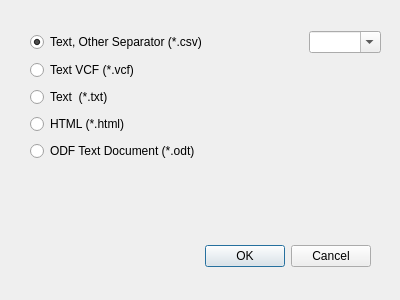
<?xml version="1.0" encoding="UTF-8"?>
<ui version="4.0">
 <class>ExportOptions</class>
 <widget class="QDialog" name="ExportOptions">
  <property name="geometry">
   <rect>
    <x>0</x>
    <y>0</y>
    <width>400</width>
    <height>300</height>
   </rect>
  </property>
  <property name="windowTitle">
   <string>Dialog</string>
  </property>
  <widget class="QDialogButtonBox" name="buttonBox">
   <property name="geometry">
    <rect>
     <x>30</x>
     <y>240</y>
     <width>341</width>
     <height>32</height>
    </rect>
   </property>
   <property name="orientation">
    <enum>Qt::Horizontal</enum>
   </property>
   <property name="standardButtons">
    <set>QDialogButtonBox::Cancel|QDialogButtonBox::Ok</set>
   </property>
  </widget>
  <widget class="QWidget" name="layoutWidget">
   <property name="geometry">
    <rect>
     <x>30</x>
     <y>30</y>
     <width>351</width>
     <height>134</height>
    </rect>
   </property>
   <layout class="QVBoxLayout" name="verticalLayout">
    <item>
     <layout class="QGridLayout" name="gridLayout">
      <item row="0" column="2">
       <widget class="QComboBox" name="delimCB">
        <property name="enabled">
         <bool>true</bool>
        </property>
        <property name="editable">
         <bool>true</bool>
        </property>
       </widget>
      </item>
      <item row="0" column="0">
       <widget class="QRadioButton" name="csvRB">
        <property name="text">
         <string>Text, Other Separator (*.csv)</string>
        </property>
        <property name="checked">
         <bool>true</bool>
        </property>
       </widget>
      </item>
      <item row="0" column="1">
       <spacer name="horizontalSpacer">
        <property name="orientation">
         <enum>Qt::Horizontal</enum>
        </property>
        <property name="sizeHint" stdset="0">
         <size>
          <width>40</width>
          <height>20</height>
         </size>
        </property>
       </spacer>
      </item>
     </layout>
    </item>
    <item>
     <widget class="QRadioButton" name="vcfRB">
      <property name="text">
       <string>Text VCF (*.vcf)</string>
      </property>
      <property name="checked">
       <bool>false</bool>
      </property>
     </widget>
    </item>
    <item>
     <widget class="QRadioButton" name="txtRB">
      <property name="text">
       <string>Text  (*.txt)</string>
      </property>
      <property name="checked">
       <bool>false</bool>
      </property>
     </widget>
    </item>
    <item>
     <widget class="QRadioButton" name="htmlRB">
      <property name="text">
       <string>HTML (*.html)</string>
      </property>
      <property name="checked">
       <bool>false</bool>
      </property>
     </widget>
    </item>
    <item>
     <widget class="QRadioButton" name="odtRB">
      <property name="text">
       <string>ODF Text Document (*.odt)</string>
      </property>
      <property name="checked">
       <bool>false</bool>
      </property>
     </widget>
    </item>
   </layout>
  </widget>
 </widget>
 <resources/>
 <connections/>
</ui>
